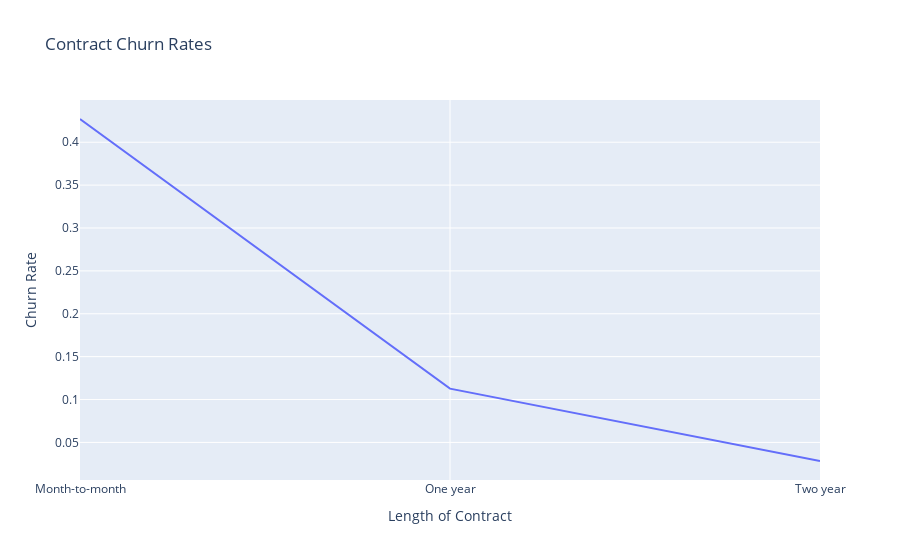

Notebook code cell kept with this figure:
### Markdown cell above
#### Contract Length

### Code cell
# plotting churn rate against length of contract
contract = churn_rate['contract'].swapaxes(axis1=1, axis2=0).reset_index()
contract_fig = px.line(contract, x="index", y="churn", title='Contract Churn Rates',
                       labels={'index':'Length of Contract','churn':'Churn Rate'})
contract_fig.show()

### Figure 1 — Plotly figure (JSON) as saved in the notebook; plotly's stock layout.template omitted (floating-point values rounded to 4 significant figures)
{"data": [{"hovertemplate": "Length of Contract=%{x}<br>Churn Rate=%{y}<extra></extra>", "legendgroup": "", "line": {"color": "#636efa", "dash": "solid"}, "marker": {"symbol": "circle"}, "mode": "lines", "name": "", "orientation": "v", "showlegend": false, "type": "scatter", "x": ["Month-to-month", "One year", "Two year"], "xaxis": "x", "y": [0.4271, 0.1127, 0.02832], "yaxis": "y"}], "layout": {"autosize": true, "legend": {"tracegroupgap": 0}, "title": {"text": "Contract Churn Rates"}, "xaxis": {"anchor": "y", "autorange": true, "domain": [0, 1], "range": [0, 2], "title": {"text": "Length of Contract"}, "type": "category"}, "yaxis": {"anchor": "x", "autorange": true, "domain": [0, 1], "range": [0.006164, 0.4493], "title": {"text": "Churn Rate"}, "type": "linear"}}}
